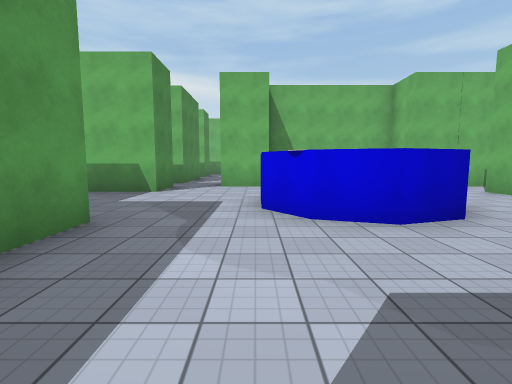
[1] (above)

24 first-person views from a walk through a Unity game level. The camera is 1.5 m above the floor, tilts 6° down and sees 85° across. The floor is counted in squares, 2 m on a side. Each view is taken from the middle of a square. On the plan, view 1 faces up. The plan holds only what a view shows up to about 10 squares ahead; the rest is blank. The player is left out. Surface patterns are stand-ins for the level's own textures.

[2]
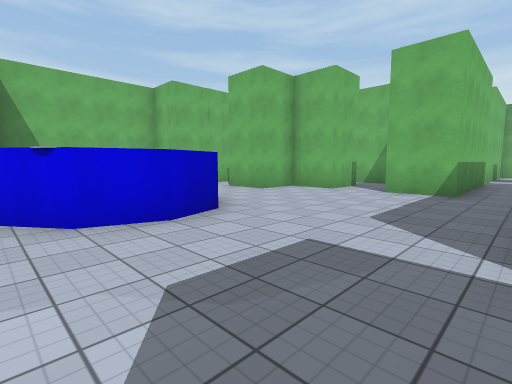

[3]
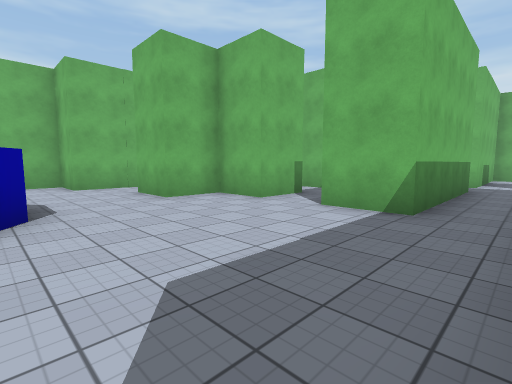

[4]
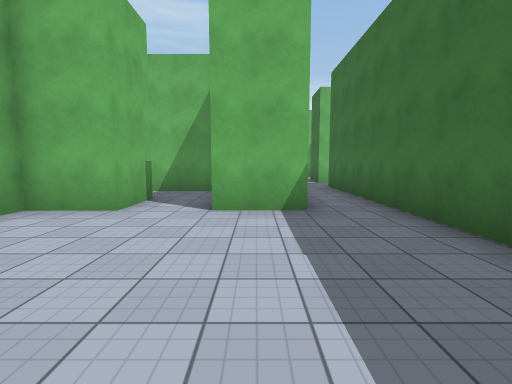

[5]
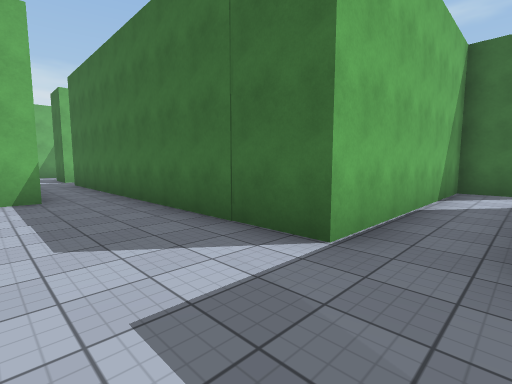

[6]
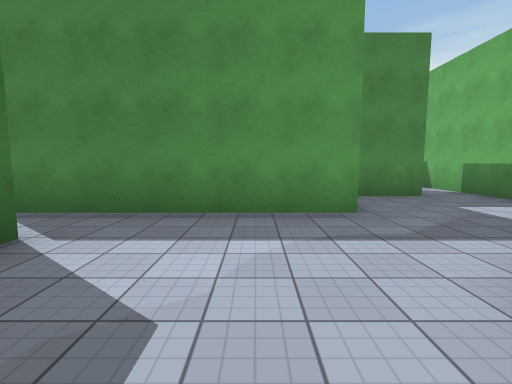

[7]
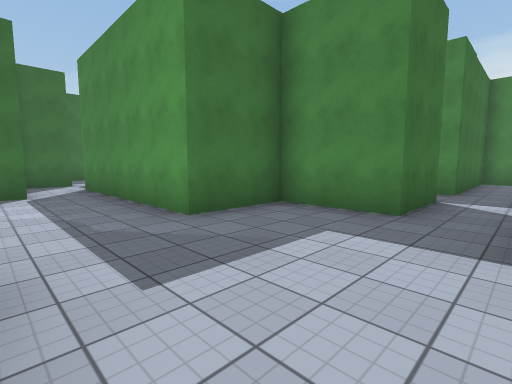

[8]
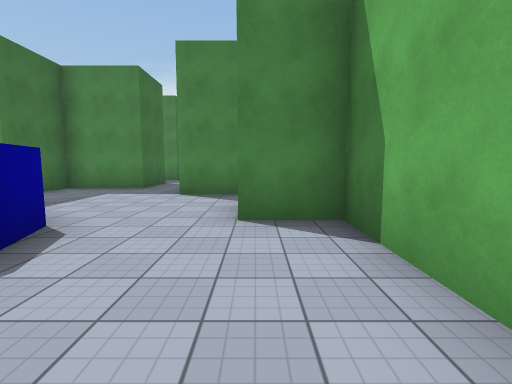

[9]
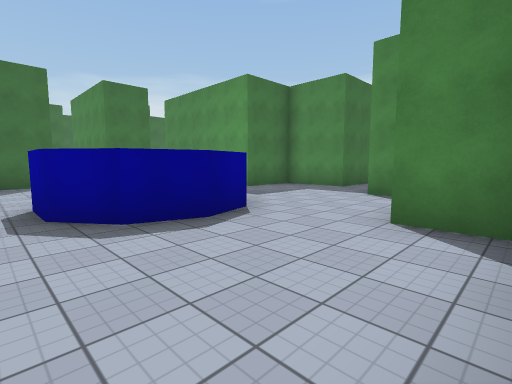

[10]
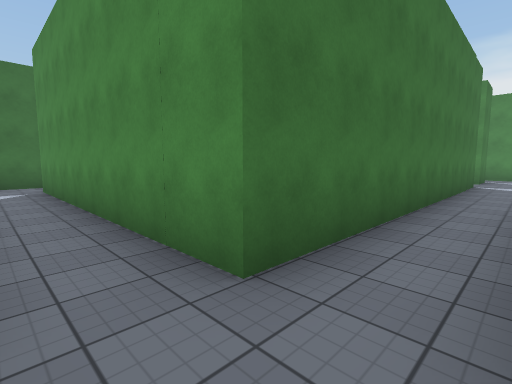

[11]
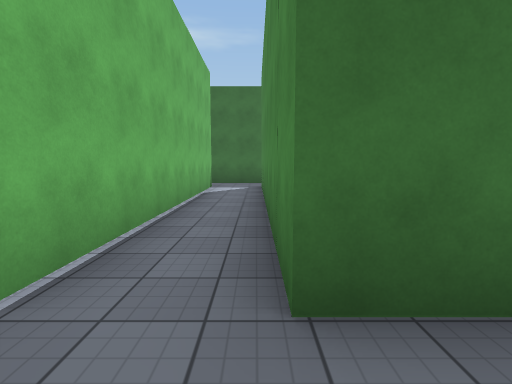

[12]
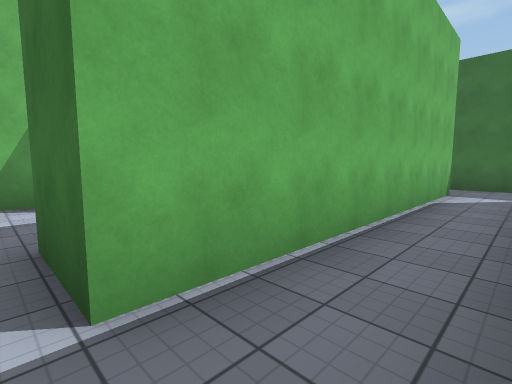

[13]
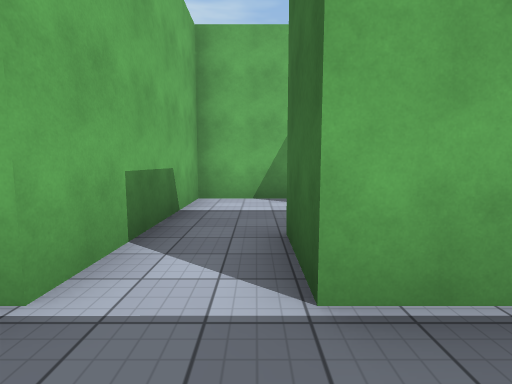

[14]
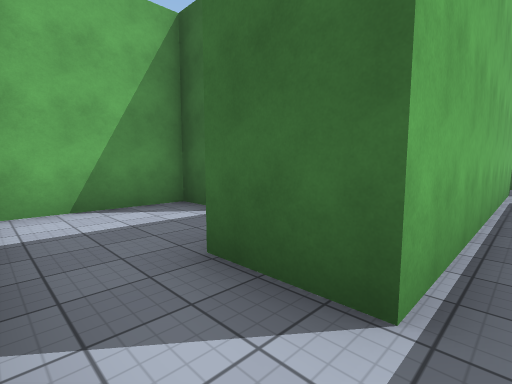

[15]
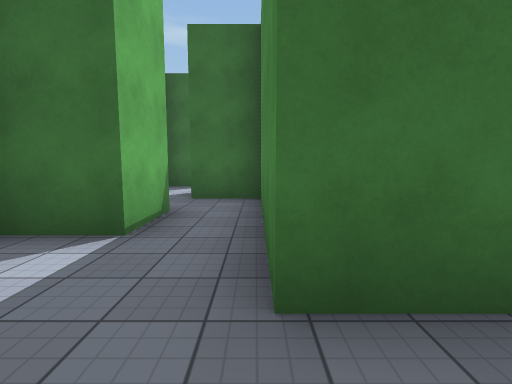

[16]
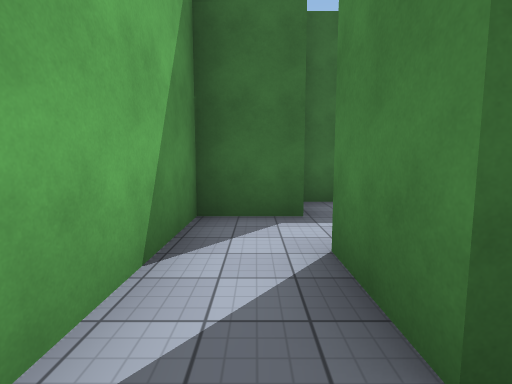

[17]
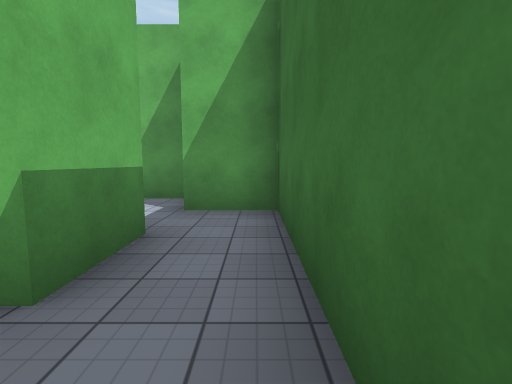

[18]
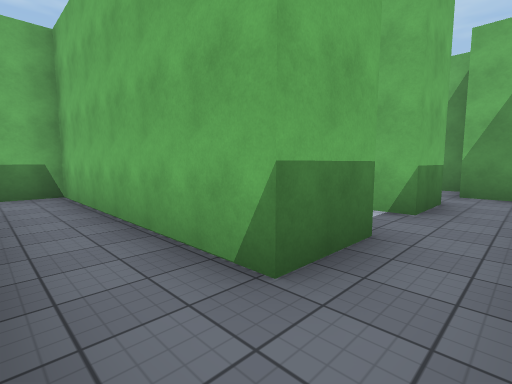

[19]
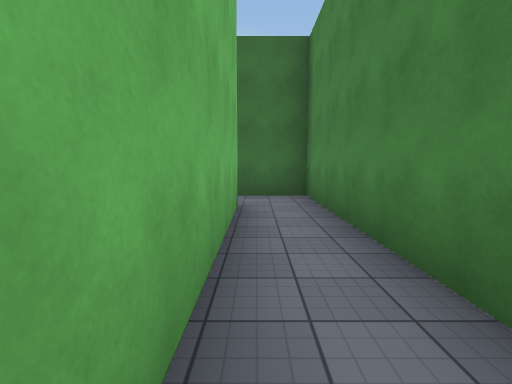

[20]
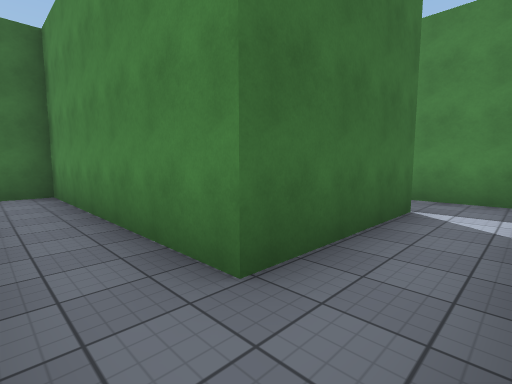

[21]
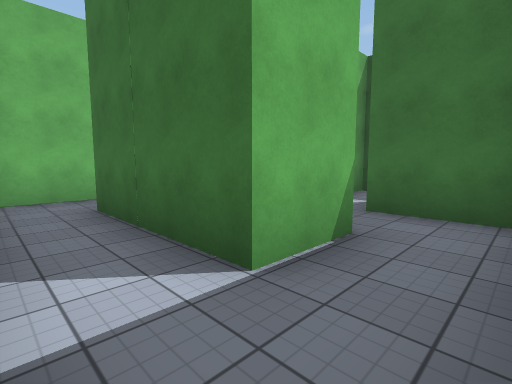

[22]
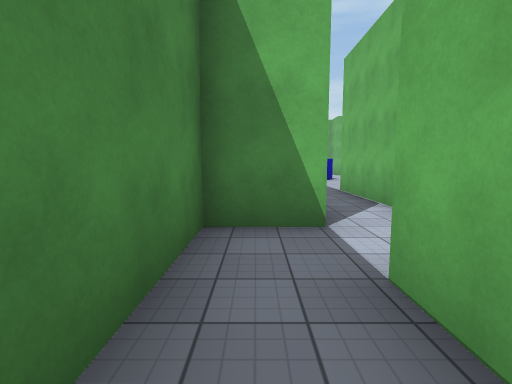

[23]
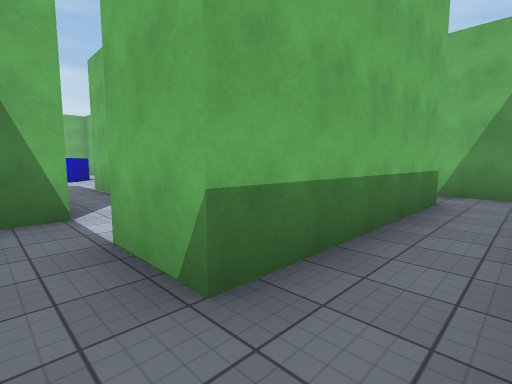

[24]
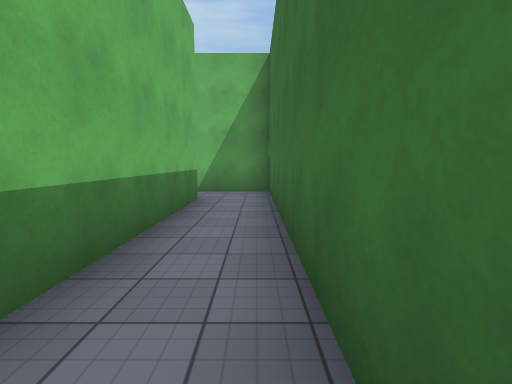

### Floor plan
Points are (right, up) in squares from view 1. A wall is a line through its corners. A room is listed if a view was taken in it or the views show most of it. See-through windows are left out.
Room 1 (views 1, 2, 3, 4, 5, 6, 10, 11, 12, 13, 14, 17)
walls: (2.8, 3.7) (1.8, 3.3) (1.4, 3.5); (8.9, 4.2) (7.4, 4.2) (7.4, 5.6) (5.9, 5.6) (5.9, 7.2); (10.3, 3.1) (10.3, 5.2); (12, 1.2) (7.4, 1.2) (7.4, 2.8); (3.4, 5.6) (3.4, 4.5) (3.1, 4.1); (-0.8, -0.3) (0.9, -0.3); (0.9, -4.8) (-0.6, -4.8) (-0.6, -6.5); (1.2, -6.3) (2.3, -6.3) (2.3, -0.3) (11.8, -0.3) (11.8, -7.8); (-2.1, 3.5) (-2.1, -1.9); (11.6, -9.3) (16.3, -9.3) (16.3, -7.9); (15, -7.8) (13.4, -7.8) (13.4, -0.3)
ways out: opening at (-0.5, 3.5) to room 2; opening at (4.5, 6) to room 3; opening at (14.5, 0.5) to room 4; opening at (16, -7) to room 5; opening at (11, -8.5) to room 6; opening at (0, -7) to room 7; opening at (-1, -1)
Room 2 (view 7)
walls: (-2.6, 8.8) (-2.6, 7.2) (-6.8, 7.2); (-6.2, 5.7) (-4.2, 5.7) (-4.2, 3.5) (-2.1, 3.5)
ways out: opening at (-0.5, 3.5) to room 1; opening at (0.5, 7.5) to room 3; opening at (-5.5, 6.5); opening at (-2, 8)
Room 3 (views 8, 9)
walls: (4.8, 8.8) (4.8, 10.2) (0.4, 10.2) (0.4, 8.8) (-1.1, 8.8); (0.6, 6.5) (1.8, 6.8) (2.8, 6.5) (3.4, 5.6)
ways out: opening at (4.5, 6) to room 1; opening at (0.5, 7.5) to room 2; opening at (6, 8)
Room 4 (view 15)
walls: (13.4, -0.3) (14.9, -0.3) (14.9, -4.1); (16.3, -3.4) (16.3, -1.8) (17.8, -1.8) (17.8, 1.2) (13.4, 1.2)
ways out: opening at (14.5, 0.5) to room 1; opening at (16, -3) to room 5
Room 5 (view 16)
walls: (14.9, -4.8) (16.4, -4.8) (16.4, -6.4); (16.3, -7.9) (17.8, -7.9) (17.8, -4.8)
ways out: opening at (16, -7) to room 1; opening at (16, -3) to room 4
Room 6 (views 18, 19, 20, 21)
walls: (5.3, -4.9) (5.3, -3.3) (8.8, -3.3) (8.8, -9.3) (11.6, -9.3); (11.8, -7.8) (10.3, -7.8) (10.3, -1.8) (9.2, -1.8); (3.8, -2.2) (3.8, -3.8)
ways out: opening at (11, -8.5) to room 1; opening at (4.5, -4) to room 8
Room 7 (views 22, 23, 24)
walls: (5.9, -7.8) (0.9, -7.8) (0.9, -6.2); (0.2, -9.3) (7.4, -9.3) (7.4, -7.4); (-0.6, -6.5) (-0.6, -7.4)
ways out: opening at (0, -7) to room 1; opening at (6.5, -7) to room 8
Room 8 (no view inside)
walls: (4.1, -6.3) (5.9, -6.3)
ways out: opening at (4.5, -4) to room 6; opening at (6.5, -7) to room 7

Where each view was taken, in squares from view 1:
view 1: 0 up, 0 right, facing up
view 2: 0 up, 0 right, facing up-right
view 3: 0 up, 3 right, facing up-right
view 4: 2 up, 3 right, facing right
view 5: 2 up, 1 right, facing down-right
view 6: 2 up, 2 right, facing left
view 7: 7 up, 0 right, facing down-left
view 8: 9 up, 4 right, facing left
view 9: 10 up, 4 right, facing down-left
view 10: 1 up, 13 right, facing down-left
view 11: 1 up, 12 right, facing down
view 12: 0 up, 12 right, facing down-right
view 13: 0 up, 12 right, facing right
view 14: 1 up, 13 right, facing down-right
view 15: 1 up, 15 right, facing down
view 16: 4 down, 17 right, facing down
view 17: 9 down, 12 right, facing right
view 18: 9 down, 9 right, facing up-right
view 19: 3 down, 10 right, facing down
view 20: 2 down, 10 right, facing down-left
view 21: 2 down, 4 right, facing down-right
view 22: 8 down, 0 right, facing up
view 23: 9 down, 0 right, facing up-right
view 24: 9 down, 0 right, facing right
